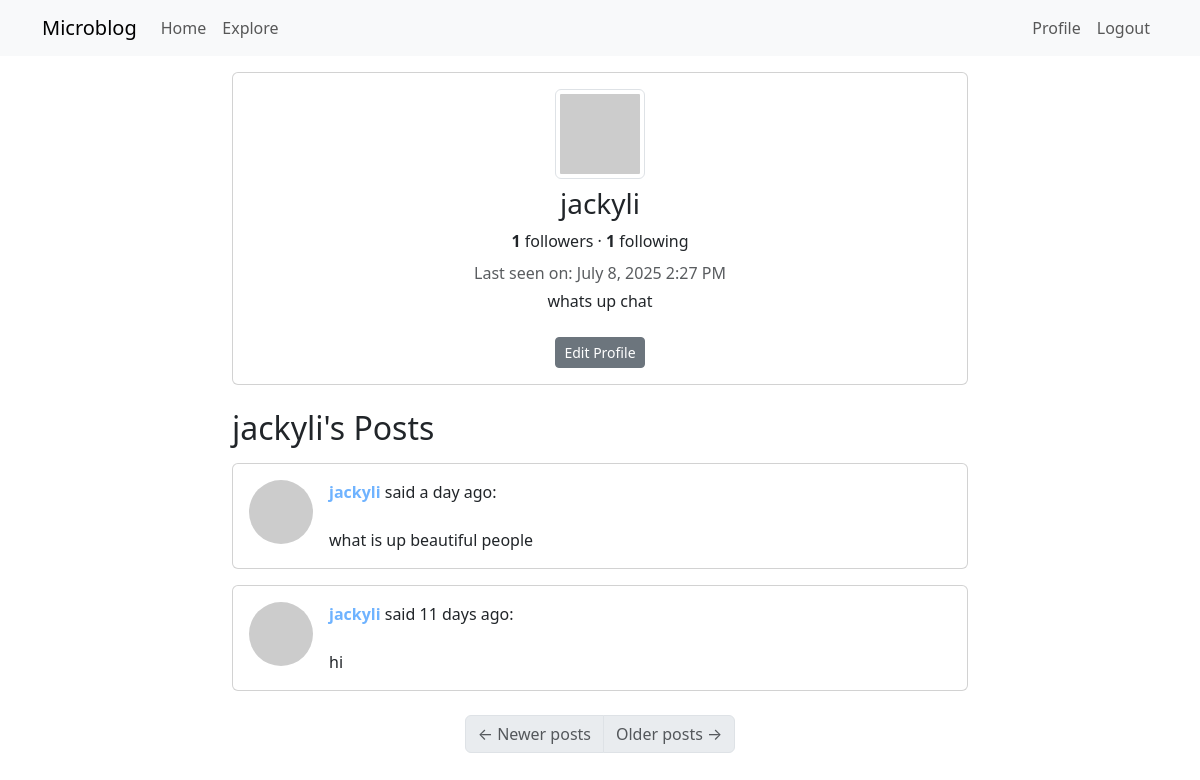
The page /user/jackyli (signed in) on the database as committed earlier.
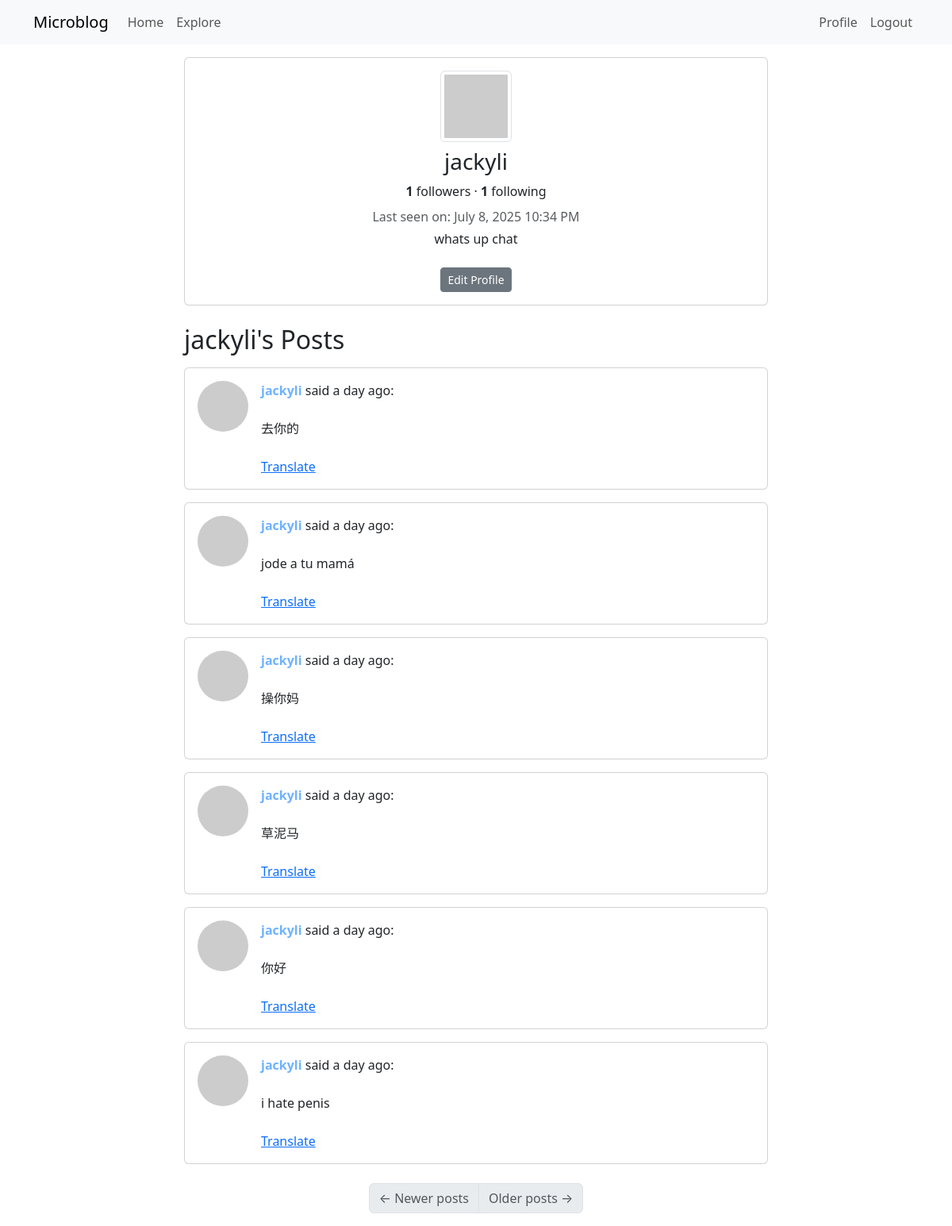
The same page on the database as committed later.
### app/models.py (models this page shows, shortened)
class User(UserMixin, db.Model):
    id: so.Mapped[int] = so.mapped_column(primary_key=True)
    username: so.Mapped[str] = so.mapped_column(sa.String(64), index=True, unique=True)
    email: so.Mapped[str] = so.mapped_column(sa.String(120), index=True, unique=True)
    password_hash: so.Mapped[Optional[str]] = so.mapped_column(sa.String(256))
    about_me: so.Mapped[Optional[str]] = so.mapped_column(sa.String(140))
    last_seen: so.Mapped[Optional[datetime]] = so.mapped_column(default=lambda: datetime.now(timezone.utc))
    posts: so.WriteOnlyMapped['Post'] = so.relationship(
        back_populates='author', passive_deletes=True)
    following: so.WriteOnlyMapped['User'] = so.relationship(
        secondary=followers, primaryjoin=(followers.c.follower_id == id),
        secondaryjoin=(followers.c.followed_id == id),
        back_populates='followers'
    )
    followers: so.WriteOnlyMapped['User'] = so.relationship(
        secondary=followers, primaryjoin=(followers.c.followed_id == id),
        secondaryjoin=(followers.c.follower_id == id),
        back_populates='following')
    def avatar(self, size):
        digest = hashlib.md5(self.email.lower().encode('utf-8')).hexdigest()
        return f'https://www.gravatar.com/avatar/{digest}?d=identicon&s={size}'
    def followers_count(self):
        query = sa.select(sa.func.count()).select_from(
            self.followers.select().subquery())
        return db.session.scalar(query)
    def following_count(self):
        query = sa.select(sa.func.count()).select_from(
            self.following.select().subquery())
        return db.session.scalar(query)

class Post(db.Model):
    id: so.Mapped[int] = so.mapped_column(primary_key=True)
    body: so.Mapped[str] = so.mapped_column(sa.String(140))
    timestamp: so.Mapped[datetime] = so.mapped_column(index=True, default=lambda: datetime.now(timezone.utc))
    user_id: so.Mapped[int] = so.mapped_column(sa.ForeignKey(User.id), index=True)
    language: so.Mapped[Optional[str]] = so.mapped_column(sa.String(5))
    author: so.Mapped[User] = so.relationship(back_populates='posts')

### app/routes.py (the view)
@app.route('/user/<username>')
@login_required
def user(username):
    user = db.first_or_404(sa.select(User).where(User.username == username))
    page = request.args.get('page', 1, type=int) # pagination in the user profile view
    query = user.posts.select().order_by(Post.timestamp.desc())
    posts = db.paginate(query, page=page,
                        per_page=app.config['POSTS_PER_PAGE'],
                        error_out=False)
    next_url = url_for('user', username=user.username, page=posts.next_num) \
        if posts.has_next else None
    prev_url = url_for('user', username=user.username, page=posts.prev_num) \
        if posts.has_prev else None
    if user == current_user:
        form = PostForm()
    else:
        form = EmptyForm()
    return render_template('user.html', user=user, posts=posts.items, form=form, next_url=next_url, prev_url=prev_url)

### app/models.py (called while the page is built)
@login.user_loader
def load_user(id):
    return db.session.get(User, int(id))

### app/routes.py (called while the page is built)
@app.context_processor
def inject_babel_underscore():
    return dict(_=_)

@app.before_request
def before_request():
    if current_user.is_authenticated:
        current_user.last_seen = datetime.now(timezone.utc)
        db.session.commit()

### app/templates/user.html (shortened to what this page needs)
{% extends "base.html" %}
{% block content %}
  <div class="row justify-content-center">
    <div class="col-md-8">
      <div class="card mb-4">
        <div class="card-body text-center">
          <img src="{{ user.avatar(128) }}" alt="User avatar" class="img-thumbnail mb-2">
          <h3>{{ user.username }}</h3>
          <div class="mb-2">
            <span class="fw-bold">{{ user.followers_count() }}</span> followers
            &middot;
            <span class="fw-bold">{{ user.following_count() }}</span> following
          </div>
          {% if user.last_seen %}
            <p class="text-muted mb-1">Last seen on: {{ moment(user.last_seen).format('LLL') }}</p>
          {% endif %}
          {% if user.about_me %}
            <p>{{ user.about_me }}</p>
          {% endif %}
          {% if user == current_user %}
            <a href="{{ url_for('edit_profile') }}" class="btn btn-secondary btn-sm mt-2">Edit Profile</a>
          {% endif %}
        </div>
      </div>
      <h2 class="mb-3">{{ user.username }}'s Posts</h2>
      {% for post in posts %}
        {% include '_post.html' %}
      {% endfor %}
      <nav aria-label="Post navigation">
        <ul class="pagination justify-content-center mt-4">
          <li class="page-item{% if not prev_url %} disabled{% endif %}">
            <a class="page-link" href="{{ prev_url if prev_url else '#' }}" tabindex="-1">
              <span aria-hidden="true">&larr;</span> Newer posts
            </a>
          </li>
          <li class="page-item{% if not next_url %} disabled{% endif %}">
            <a class="page-link" href="{{ next_url if next_url else '#' }}">
              Older posts <span aria-hidden="true">&rarr;</span>
            </a>
          </li>
        </ul>
      </nav>
    </div>
  </div>
{% endblock %}

### app/templates/base.html (shortened to what this page needs)
<!doctype html>
<html lang="en">
  <head>
    <link
        href="https://cdn.jsdelivr.net/npm/bootstrap@5.3.2/dist/css/bootstrap.min.css"
        rel="stylesheet"
>
  </head>
  <body>
    <nav class="navbar navbar-expand-lg bg-body-tertiary">
      <div class="container">
        <a class="navbar-brand" href="{{ url_for('index') }}">Microblog</a>
        <div class="collapse navbar-collapse" id="navbarSupportedContent">
          <ul class="navbar-nav me-auto mb-2 mb-lg-0">
            <li class="nav-item">
              <a class="nav-link" aria-current="page" href="{{ url_for('index') }}">Home</a>
            </li>
            <li class="nav-item">
              <a class="nav-link" aria-current="page" href="{{ url_for('explore') }}">Explore</a>
            </li>
          </ul>
          <ul class="navbar-nav mb-2 mb-lg-0">
            {% if current_user.is_anonymous %}
            <li class="nav-item">
              <a class="nav-link" aria-current="page" href="{{ url_for('login') }}">Login</a>
            </li>
            {% else %}
            <li class="nav-item">
              <a class="nav-link" aria-current="page" href="{{ url_for('user', username=current_user.username) }}">Profile</a>
            </li>
            <li class="nav-item">
              <a class="nav-link" aria-current="page" href="{{ url_for('logout') }}">Logout</a>
            </li>
            {% endif %}
          </ul>
        </div>
      </div>
    </nav>
    <div class="container mt-3">
      {% block content %}{% endblock %}
    </div>
  </body>
</html>

### app/templates/_post.html (shortened to what this page needs)
<div class="card mb-3">
  <div class="card-body d-flex">
    <a href="{{ url_for('user', username=post.author.username) }}">
      <img src="{{ post.author.avatar(64) }}" class="rounded-circle me-3" width="64" height="64" />
    </a>
    <div>
      <div>
        <a href="{{ url_for('user', username=post.author.username) }}" class="fw-bold user-link">
          {{ post.author.username }}
        </a>
        said {{ moment(post.timestamp).fromNow() }}:
      </div>
      <br>
      <span id ="post{{ post.id }}">{{ post.body }}</span>
      {% if post.language and post.language != g.locale %}
      <br><br>
      <a href="#" class="translate-link" data-post-id="{{ post.id }}" data-source-language="{{ post.language }}" data-dest-language="{{ g.locale }}">{{ _('Translate') }}</a>
      {% endif %}
    </div>
  </div>
</div>

### app/templates/_post.html (style rules this page uses)
.user-link { color: #6fb3ff; text-decoration: none; transition: color 0.2s; }

Rows that differ between the two databases and show on the page:
no longer on this page (row edited): Post: author.username "jackyli", timestamp "11 days ago", body "hi"
changed User "jackyli": last_seen "July 8, 2025 2:27 PM" → "July 8, 2025 10:34 PM"
now on this page (row edited): Post: author.username "jackyli", timestamp "a day ago", body "去你的"
now on this page (row edited): Post: author.username "jackyli", timestamp "a day ago", body "jode a tu mamá"
now on this page (row edited): Post: author.username "jackyli", timestamp "a day ago", body "操你妈"
now on this page (row edited): Post: author.username "jackyli", timestamp "a day ago", body "草泥马"
changed Post (number 5 of 6 on the later page): body "what is up beautiful people" → "你好"; language empty → "zh-cn" (drawn); _ (not shown) → "Translate"
now on this page (row edited): Post: author.username "jackyli", timestamp "a day ago", body "i hate penis"
